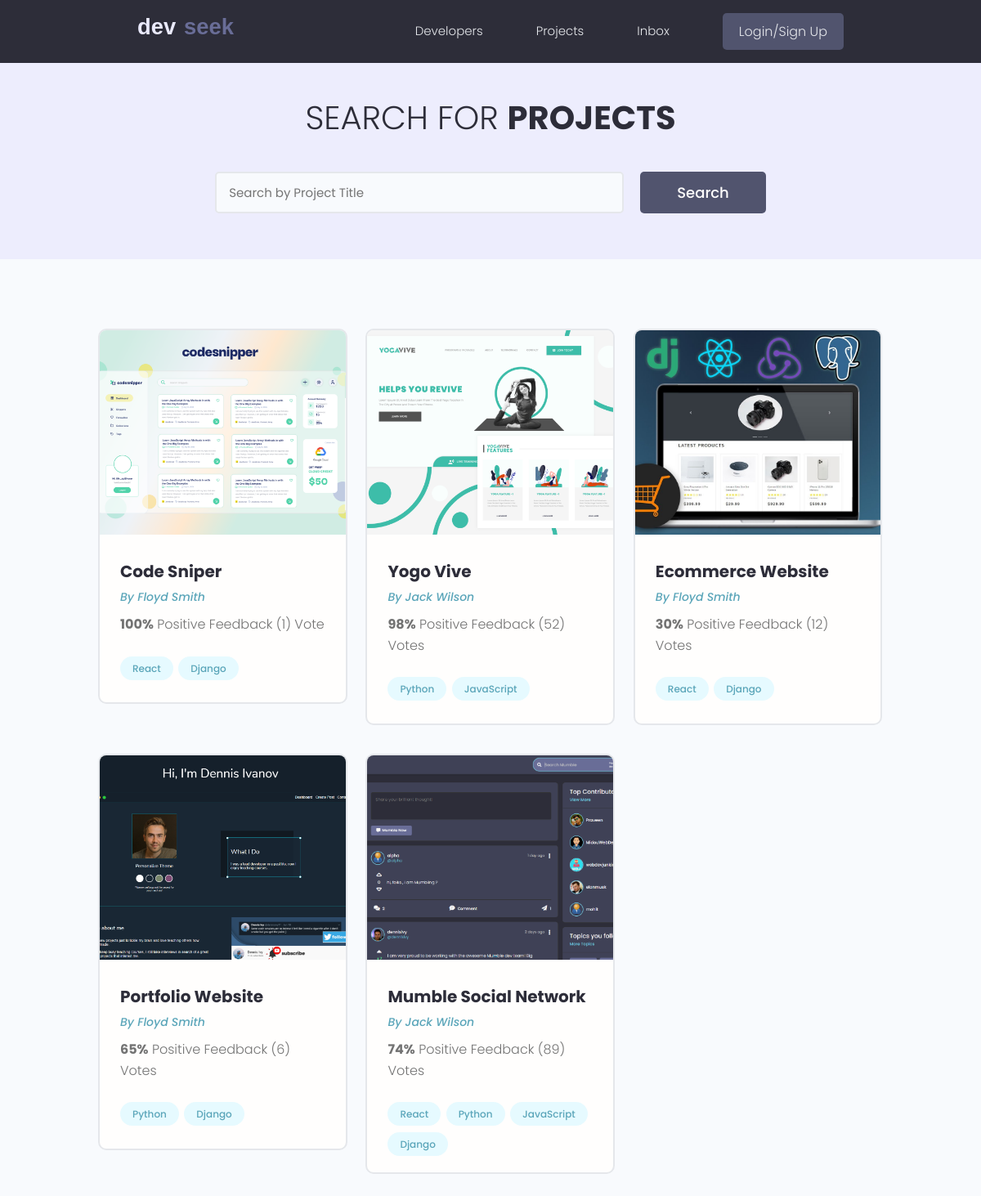
/projects/, run on the app's committed database.
### projects/models.py (models this page shows, shortened)
class Project(models.Model):
    owner = models.ForeignKey(Profile, null=True, blank=True, on_delete=models.SET_NULL)
    title = models.CharField(max_length=200)
    description = models.TextField(null=True, blank=True)
    featured_image = models.ImageField(null=True, blank=True,default="default.jpg")
    demo_link = models.CharField(max_length=2000, null=True, blank=True)
    source_link = models.CharField(max_length=2000, null=True, blank=True)
    tags = models.ManyToManyField('Tag', blank=True)
    vote_total = models.IntegerField(default=0, null=True, blank=True)
    vote_ratio = models.IntegerField(default=0, null=True, blank=True)
    created = models.DateTimeField(auto_now_add=True)
    id = models.UUIDField(default=uuid.uuid4, unique=True, primary_key=True, editable=False)

class Tag(models.Model):
    name = models.CharField(max_length=500)
    created = models.DateTimeField(auto_now_add=True)
    id = models.UUIDField(default=uuid.uuid4, unique=True, primary_key=True, editable=False)
    def __str__(self):
        return self.name

### users/models.py (models this page shows, shortened)
class Profile(models.Model):
    user = models.OneToOneField(User, on_delete=models.CASCADE, null=True, blank=True)
    name = models.CharField(max_length=200, blank=True, null=True)
    email = models.EmailField(max_length=500, blank=True, null=True)
    username = models.CharField(max_length=200, blank=True, null=True)
    location = models.CharField(max_length=200, blank=True, null=True)
    short_intro = models.CharField(max_length=200, blank=True, null=True)
    bio = models.TextField(blank=True, null=True)
    profile_image = models.ImageField(null=True, blank=True,
                                      upload_to='profiles/', default='profiles/user-default.png')
    social_github = models.CharField(max_length=200, blank=True, null=True)
    social_twitter = models.CharField(max_length=200, blank=True, null=True)
    social_linkedin = models.CharField(max_length=200, blank=True, null=True)
    social_youtube = models.CharField(max_length=200, blank=True, null=True)
    social_website = models.CharField(max_length=200, blank=True, null=True)
    created = models.DateTimeField(auto_now_add=True)
    id = models.UUIDField(default=uuid.uuid4, unique=True, primary_key=True, editable=False)

### projects/views.py (the view)
# urls.py: path('projects/', include('projects.urls')),
def projects(request):
    projects = Project.objects.all()
    context = {'projects': projects}
    return render(request, 'projects/projects.html', context)

### projects/templates/projects/projects.html (shortened to what this page needs)
{% extends 'main.html' %}
{% block content %}
  <main class="projects">
    <section class="hero-section text-center">
      <div class="container container--narrow">
        <div class="hero-section__box">
          <h2>Search for <span>Projects</span></h2>
        </div>
        <div class="hero-section__search">
          <form class="form" action="#" method="get">
            <div class="form__field">
              <input class="input input--text" id="formInput#search" type="text" name="text"
                placeholder="Search by Project Title" />
            </div>
            <input class="btn btn--sub btn--lg" type="submit" value="Search" />
          </form>
        </div>
      </div>
    </section>
    <section class="projectsList">
      <div class="container">
        <div class="grid grid--three">
          {% for project in projects %}
          <div class="column">
            <div class="card project">
              <a href="{% url 'project' project.id %}" class="project">
                <img class="project__thumbnail" src="{{ project.featured_image.url }}" alt="project thumbnail" />
                <div class="card__body">
                  <h3 class="project__title">{{project.title}}</h3>
                  <p><a class="project__author" href="{% url 'user-profile' project.owner.id %}">By {{project.owner.name}}</a></p>
                  <p class="project--rating">
                    <span style="font-weight: bold;">{{project.vote_ratio}}%</span> Positive
                    Feedback ({{project.vote_total}}) Vote{{project.vote_total|pluralize:"s"}}
                  </p>
                  <div class="project__tags">
                    {% for tag in project.tags.all %}
                    <span class="tag tag--pill tag--main">
                      <small>{{tag}}</small>
                    </span>
                    {% endfor %}
                  </div>
                </div>
              </a>
            </div>
          </div>
          {% endfor %}
       </div>
      </div>
    </section>
  </main>
{% endblock content %}

### static/styles/app.css (style rules this page uses)
:root { --color-sub: #2d2d39; }
.btn--sub { background-color: var(--color-sub-light); }
.card { border: 2px solid var(--color-light); }
img { width: 100%; }
.hero-section { height: 40vh; display: flex; align-items: center; background-color: var(--color-sub); }
.hero-section__box { margin-bottom: 4rem; }
.hero-section__box > h2, .hero-section__box > h2 > span { font-size: 4rem; color: var(--color-light); line-height: 1.3; text-transform: uppercase; }
.hero-section__box > h2 { font-weight: 300; }
.hero-section__box > h2 > span { font-weight: 700; }
.hero-section__search > .form { display: flex; align-items: center; justify-content: center; gap: 2rem; }
.hero-section__search > .form input.input--text { width: 50rem; }
.project__author { font-size: 1.4rem; font-style: italic; }
.project--rating { margin-bottom: 1.6em; margin-top: .5em; }
.projects > .hero-section { background: var(--color-sub-lighter); height: 30vh; }
.projects .hero-section__box { margin-bottom: 2.5rem; }
.projects .hero-section__box > h2 { color: var(--color-sub); }
.projects .hero-section__box > h2 > span { font-weight: 700; color: var(--color-sub); }
.projectsList { margin-top: 8rem; }
.project__thumbnail { height: 25rem; object-fit: cover; object-position: top center; }
.project__title { font-size: 2rem; font-weight: 700; color: var(--color-sub); }

### static/uikit/styles/modules/_variables.css (style rules this page uses)
:root { --color-main: #5aa5b9; --color-main-light: #e6faff; --color-sub: #3f4156; --color-sub-light: #51546e; --color-sub-lighter: #ededfd; --color-text: #737373; --color-gray: #8b8b8b; --color-light: #e5e7eb; --color-light-gray: #767676; --color-bg: #f8fafd; --color-white: #fffefd; --color-white-light: #f3f3f3; --color-success: #359e64; --color-success-bg: #def8e8; --color-error: #fc4b0b; --color-error-bg: #fff2ee; --font-base: 'Poppins', arial, helvetica, 'Segoe UI', roboto, ubuntu, sans-serif; --font-monospace: 'Fira Code', 'Courier New', courier, monospace; --font-regular: 300; --font-medium: 500; --font-bold: 700; --generic-shadow: 1px 1px 5px #00000010; --generic-transition: all 0.3s ease-in-out; }

### static/uikit/styles/modules/_base.css (style rules this page uses)
* { margin: 0; padding: 0; box-sizing: border-box; text-rendering: optimizeLegibility; color: inherit; font-size: inherit; }
html { font-size: 50%; }
@media only screen and (min-width: 480px) { html { font-size: 56.25%; } }
@media only screen and (min-width: 1200px) { html { font-size: 62.5%; } }
body { line-height: 1.6; font-weight: 400; font-size: 1.5rem; color: var(--color-text); background-color: var(--color-bg); min-height: 100vh; }

### static/uikit/styles/modules/_typography.css (style rules this page uses)
* { font-family: var(--font-base); }
h2 { font-size: 3.6rem; font-weight: var(--font-bold); }
h3 { font-size: 3.2rem; font-weight: var(--font-medium); }
p, span, strong { font-size: 1.6rem; color: var(--color-text); font-weight: var(--font-regular); }
a { padding-bottom: 2px; text-decoration: none; display: inline-block; color: var(--color-main); font-weight: var(--font-medium); }

### static/uikit/styles/modules/_utilities.css (style rules this page uses)
.container { width: 92%; max-width: 165rem; margin: 0 auto; box-sizing: border-box; }
.container--narrow { width: 92%; max-width: 120rem; }
@media screen and (min-width: 1000px) { .container { width: 90%; } }
@media screen and (min-width: 1000px) { .container--narrow { width: 85%; } }
@media screen and (min-width: 1200px) { .container { width: 80%; } }
@media screen and (min-width: 1200px) { .container--narrow { width: 72%; } }
.text-center { text-align: center; }

### static/uikit/styles/modules/_button.css (style rules this page uses)
.btn { display: inline-block; position: relative; cursor: pointer; background-color: var(--color-light); font-weight: var(--font-medium); color: var(--color-sub); text-decoration: none; padding: 1rem 2rem; border-radius: 0.5rem; border: none; width: -webkit-fit-content; width: -moz-fit-content; width: fit-content; height: -webkit-fit-content; height: -moz-fit-content; height: fit-content; font-size: 1.6rem; outline-width: 0; outline-color: transparent; -webkit-backface-visibility: hidden; backface-visibility: hidden; transition: all 0.3s ease-in-out; }
.btn--sub { background-color: var(--color-sub); color: var(--color-white); }
.btn--lg { font-size: 1.8rem; padding: 1.2rem 4.5rem; }

### static/uikit/styles/modules/_card.css (style rules this page uses)
.card { border-radius: 1rem; background-color: var(--color-white); border: 1.5px solid var(--color-light); width: auto; height: auto; margin-top: 0.5rem; margin-bottom: 0.5rem; overflow: hidden; }
.card__body, .card__header { padding: 2rem 2.5rem; }

### data on the page
Project: featured_image (picture), title "Code Sniper", owner.name "Floyd Smith", vote_ratio "100", vote_total "1"
Tag: name "React"
Tag: name "Django"
Project: featured_image (picture), title "Yogo Vive", owner.name "Jack Wilson", vote_ratio "98", vote_total "52"
Tag: name "Python"
Tag: name "JavaScript"
Project: featured_image (picture), title "Ecommerce Website", owner.name "Floyd Smith", vote_ratio "30", vote_total "12"
Project: featured_image (picture), title "Portfolio Website", owner.name "Floyd Smith", vote_ratio "65", vote_total "6"
Project: featured_image (picture), title "Mumble Social Network", owner.name "Jack Wilson", vote_ratio "74", vote_total "89"
